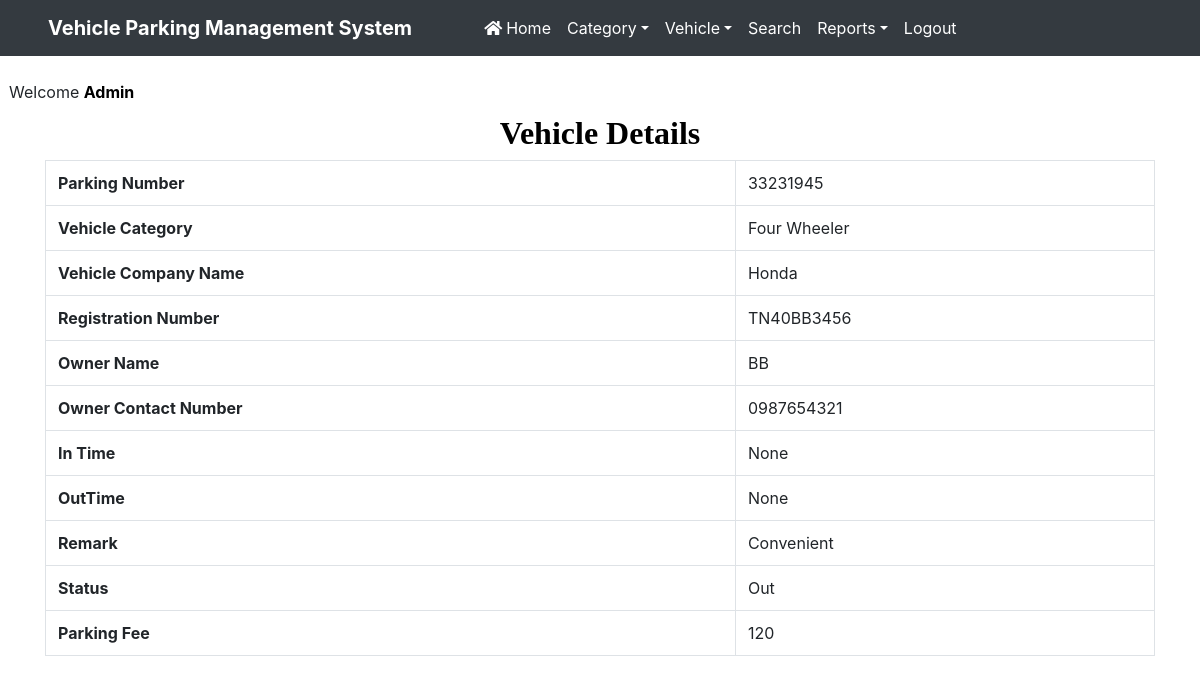
Screenshot of /view_outgoingdetail/2 (signed in) with the database file from the repository.
### vehicle/models.py (models this page shows, shortened)
class Vehicle(models.Model):
    id = models.BigAutoField(primary_key=True)
    parkingnumber = models.CharField(max_length=20)
    category = models.ForeignKey(Category, on_delete=models.CASCADE)
    vehiclecompany = models.CharField(max_length=50)
    regno = models.CharField(max_length=10)
    ownername = models.CharField(max_length=50)
    ownercontact = models.CharField(max_length=15)
    pdate = models.DateField()
    intime = models.DateTimeField()
    outtime = models.DateTimeField(null=True, blank=True)
    parkingcharge = models.CharField(max_length=50)
    remark = models.CharField(max_length=500)
    status = models.CharField(max_length=20)

class Category(models.Model):
    categoryname = models.CharField(max_length=50)
    slot_count = models.PositiveIntegerField(default=0)
    current_slot = models.IntegerField(default=0)
    def __str__(self):
        return self.categoryname

### vehicle/views.py (the view)
# urls.py: path('view_outgoingdetail/<int:pid>',view_outgoingdetail,name='view_outgoingdetail'),
def view_outgoingdetail(request,pid):
    if not request.user.is_authenticated:
        return redirect('admin_login')
    vehicle = Vehicle.objects.get(id=pid)
    d = {'vehicle': vehicle}
    return render(request,'view_outgoingdetail.html', d)

### vehicle/templates/view_outgoingdetail.html (shortened to what this page needs)
{% load static %}
<html>
<head>
{% include 'headeradmin.html' %}
  <link rel = stylesheet href="https://cdn.datatables.net/1.10.20/css/jquery.dataTables.min.css">
<link rel = stylesheet href="https://cdn.datatables.net/buttons/1.6.1/css/buttons.dataTables.min.css">
</head>
<body>
{% include 'nav2admin.html' %}
<br> &nbsp;&nbsp;Welcome <b style = 'text-transform : capitalize ; color : black'>{{request.user.username}}</b>
<div class="container" style = "margin-top:10px">
<h2 class="text-center" style = "font-family : Times New Roman ; color : black"> <strong>Vehicle Details</strong></h2>
<table border="1" class="table table-bordered">
<tr>
    <th>Parking Number</th>
    <td>{{vehicle.parkingnumber}}</td>
</tr>
<tr>
    <th>Vehicle Category</th>
    <td>{{vehicle.category}}</td>
</tr>
<tr>
    <th>Vehicle Company Name</th>
    <td>{{vehicle.vehiclecompany}}</td>
</tr>
<tr>
    <th>Registration Number</th>
    <td>{{vehicle.regno}}</td>
</tr>
<tr>
    <th>Owner Name</th>
    <td>{{vehicle.ownername}}</td>
</tr>
<tr>
    <th>Owner Contact Number</th>
    <td>{{vehicle.ownercontact}}</td>
</tr>
<tr>
    <th>In Time</th>
    <td>{{vehicle.intime}}</td>
</tr>
<tr>
    <th>OutTime</th>
    <td>{{vehicle.outtime}}</td>
</tr>
<tr>
    <th>Remark</th>
    <td>{{vehicle.remark}}</td>
</tr>
<tr>
    <th>Status</th>
    <td>{{vehicle.status}}</td>
</tr>
<tr>
    <th>Parking Fee</th>
    <td>{{vehicle.parkingcharge}}</td>
</tr>
</table>
</div>
</body>
</html>

### vehicle/static/css/mystyle.css (style rules this page uses)
html { scroll-behavior:smooth; }

### rows the page displays
Vehicle: parkingnumber "33231945", category "Four Wheeler", vehiclecompany "Honda", regno "TN40BB3456", ownername "BB", ownercontact "0987654321", intime "None", outtime "None", remark "Convenient", status "Out", parkingcharge "120"

### other values shown
{{ request.user.username }} "Admin"
